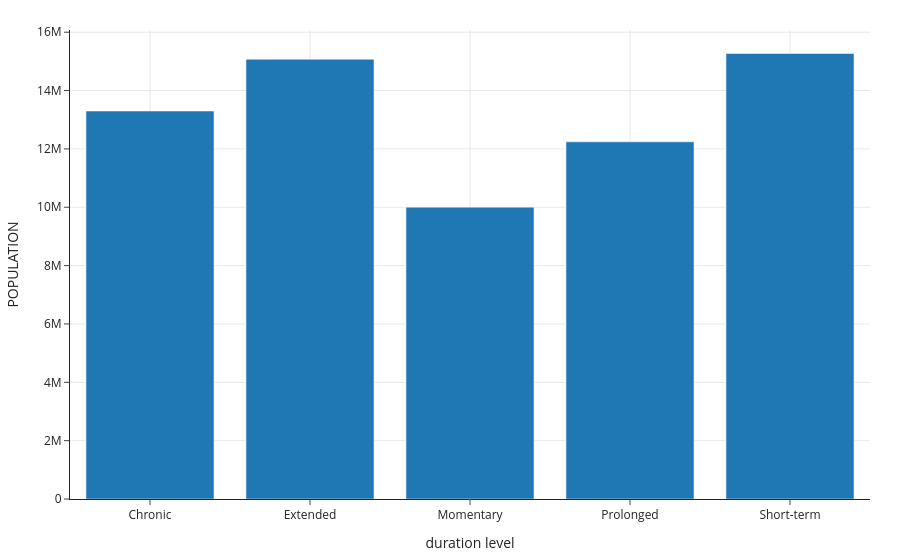

Notebook code for this chart:
### Code cell
def creaete_fig(df, col1, col2, cat_num=1):
    if cat_num==1:
        fig_df=df[[col1, col2]].groupby(col1).mean().reset_index()
        return px.bar(fig_df, x=col1, y=col2)
    else:
        fig_df=df[[col1, col2]].groupby([col1, col2]).size().reset_index(name='size')
        return px.bar(fig_df, x=col1, y='size', color=col2, barmode='group')
creaete_fig(outage, 'duration level', 'POPULATION', cat_num=1).show()

### Figure 1 — Plotly figure (JSON) as saved in the notebook; plotly's stock layout.template omitted (floating-point values rounded to 4 significant figures)
{"data": [{"hovertemplate": "duration level=%{x}<br>POPULATION=%{y}<extra></extra>", "legendgroup": "", "marker": {"color": "#1F77B4", "pattern": {"shape": ""}}, "name": "", "orientation": "v", "showlegend": false, "textposition": "auto", "type": "bar", "x": ["Chronic", "Extended", "Momentary", "Prolonged", "Short-term"], "xaxis": "x", "y": [13300000.0, 15070000.0, 10000000.0, 12240000.0, 15270000.0], "yaxis": "y"}], "layout": {"barmode": "relative", "legend": {"tracegroupgap": 0}, "xaxis": {"anchor": "y", "domain": [0, 1], "title": {"text": "duration level"}}, "yaxis": {"anchor": "x", "domain": [0, 1], "title": {"text": "POPULATION"}}}}
